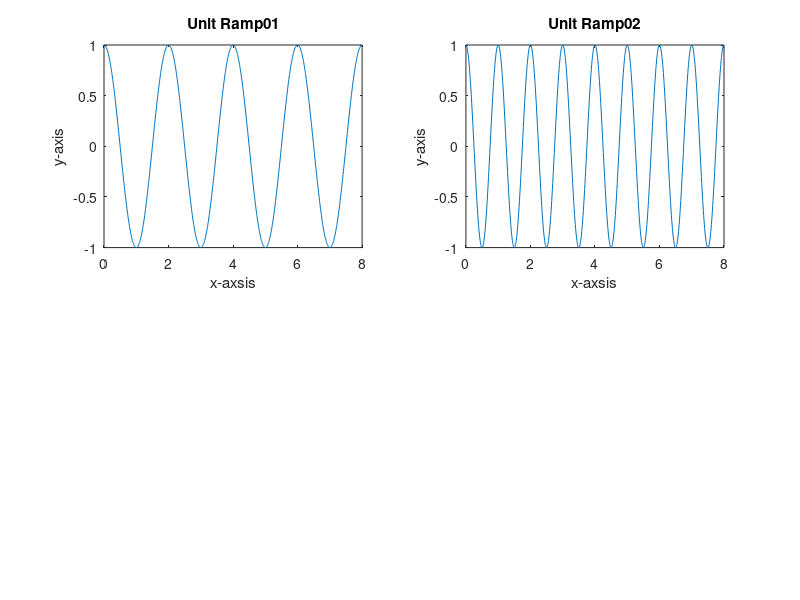

MATLAB code for this plot:
%x=cos(pi*t);
t=0:0.01:8;
x=cos(pi*t);
subplot(2,2,1);
plot(t,x);
xlabel('x-axsis');
ylabel('y-axis');
title('Unit Ramp01');
%y=cos(2*pi*t); 
y=cos(2*pi*t);
subplot(2,2,2);
plot(t,y);
xlabel('x-axsis');
ylabel('y-axis');
title('Unit Ramp02');
